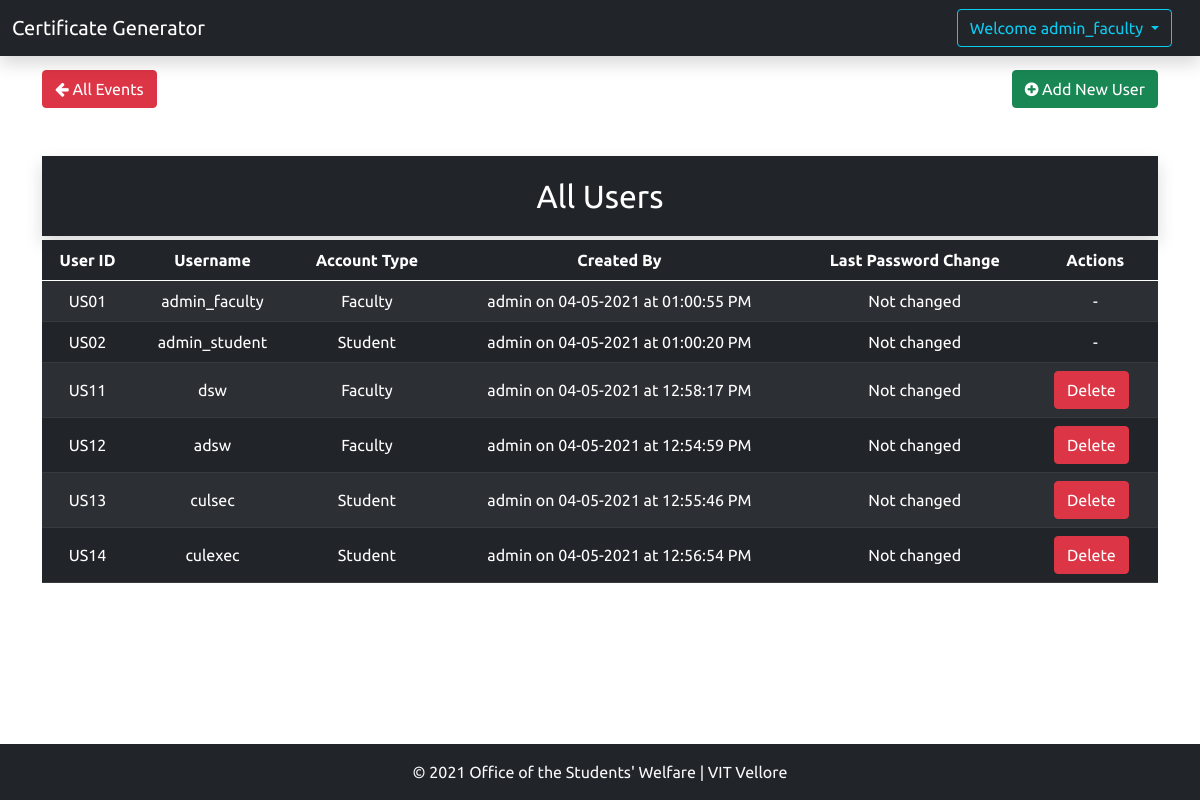
/users.php (signed in), run on the app's committed database.
### tables this page shows
CREATE TABLE `accounts` (
  `id` char(4) NOT NULL,
  `username` varchar(15) NOT NULL,
  `password` varchar(255) NOT NULL,
  `account_type` varchar(10) NOT NULL,
  `created_by` varchar(15) NOT NULL DEFAULT 'admin',
  `created_at` varchar(30) NOT NULL DEFAULT current_timestamp(),
  `password_changed_at` varchar(30) NOT NULL
);

### users.php (the view, shortened to what this page needs)
<?php
require_once 'dbConfig.php';
$loggedIn = TRUE;
$bg_color = "";
$welcome_btn_color = "btn-outline-info";
include 'header.php';
$SELECT_USERS = "SELECT * FROM accounts";
$stmt = $conn->query($SELECT_USERS);
$data_users = [];
if ($stmt->num_rows > 0) :
    while ($row = $stmt->fetch_assoc()) :
        $data_users[] = $row;
    endwhile;
endif;
?>
<div class="container" style="margin-top: 70px;">
    <button class="btn btn-danger loading_btn" type="button" onclick='location.href="home"'><i aria-hidden="true" class="fa fa-arrow-left"></i> All Events</button>
    <button class="btn btn-success float-end" type="button" data-bs-toggle="modal" data-bs-target="#add_user_form"><i aria-hidden="true" class="fa fa-plus-circle"></i> Add New User</button>
    <div class="bg-dark text-white p-3 shadow mt-5 text-center fs-2">
        <span>All Users</span>
    </div>
    <div class="table-responsive mt-1">
        <table class="table table-dark table-hover text-center table-striped">
            <thead>
                <tr class="align-middle">
                    <th>User ID</th>
                    <th>Username</th>
                    <th>Account Type</th>
                    <th>Created By</th>
                    <th>Last Password Change</th>
                    <th>Actions</th>
                </tr>
            </thead>
            <tbody id="organisers_table_body">
                <?php
                if (count($data_users) > 0) :
                    foreach ($data_users as $entry_user) :
                ?>
                        <tr class="align-middle">
                            <td><?= $entry_user['id']; ?></td>
                            <td><?= $entry_user['username']; ?></td>
                            <td><?php
                                if ($entry_user['account_type'] == "user") :
                                    echo "Student";
                                else :
                                    echo "Faculty";
                                endif;
                                ?></td>
                            <td><?= $entry_user['created_by'] . " on " . $entry_user['created_at']; ?></td>
                            <td>
                                <?php
                                if ($entry_user['password_changed_at'] == "") :
                                    echo "Not changed";
                                else :
                                    echo $entry_user['password_changed_at'];
                                endif;
                                ?>
                            </td>
                            <td>
                                <?php
                                if ($entry_user['id'] != $_SESSION['id'] && $entry_user['id'] != "US01" && $entry_user['id'] != "US02") :
                                ?>
                                    <a href="deleteUser?uid=<?= $entry_user['id']; ?>" class="delete_user">
                                        <button type="button" class="btn btn-danger me-2">Delete</button>
                                    </a>
                                <?php
                                else :
                                    echo "-";
                                endif;
                                ?>
                            </td>
                        </tr>
                <?php
                    endforeach;
                endif;
                ?>
            </tbody>
        </table>
    </div>
</div>
<?php
include 'footer.php';
?>

### header.php (shortened to what this page needs)
<!DOCTYPE html>
<html lang="en">
<head>
    <link href="https://cdn.jsdelivr.net/npm/bootstrap@5.0.0-beta3/dist/css/bootstrap.min.css" rel="stylesheet">
    <link rel="stylesheet" href="https://stackpath.bootstrapcdn.com/font-awesome/4.7.0/css/font-awesome.min.css">
    <link rel="stylesheet" href="css/style.css">
</head>
<body class="d-flex flex-column min-vh-100 <?php echo $bg_color; ?>">
    <nav class="navbar navbar-expand-lg navbar-dark bg-dark shadow fixed-top">
        <div class="container-fluid">
            <span class="navbar-brand"><?php
                                        if ($loggedIn) :
                                            echo "Certificate Generator";
                                        else :
                                            echo "Office of the Students' Welfare | VIT Vellore";
                                        endif;
                                        ?></span>
            <?php
            if ($loggedIn) {
            ?>
                <div class="dropdown me-3">
                    <button class="btn <?= $welcome_btn_color; ?> dropdown-toggle" type="button" id="dropdownMenuButton" data-bs-toggle="dropdown" aria-expanded="false">
                        Welcome <?= $_SESSION['user']; ?>
                    </button>
                </div>
            <?php
            }
            ?>
        </div>
    </nav>

### footer.php (shortened to what this page needs)
<footer class="mt-auto py-3 bg-dark">
    <div class="container text-center">
        <span class="text-light">&#169; <?php echo date('Y'); ?> Office of the Students' Welfare | VIT Vellore</span>
    </div>
</footer>
</body>
</html>

### css/style.css (style rules this page uses)
body { font-family: "Ubuntu", sans-serif; }

### data on the page
accounts: id "US01", username "admin_faculty", account_type "Faculty", created_by "admin", created_at "04-05-2021 at 01:00:55 PM", password_changed_at "Not changed"
accounts: id "US02", username "admin_student", account_type "Student", created_by "admin", created_at "04-05-2021 at 01:00:20 PM", password_changed_at "Not changed"
accounts: id "US11", username "dsw", account_type "Faculty", created_by "admin", created_at "04-05-2021 at 12:58:17 PM", password_changed_at "Not changed"
accounts: id "US12", username "adsw", account_type "Faculty", created_by "admin", created_at "04-05-2021 at 12:54:59 PM", password_changed_at "Not changed"
accounts: id "US13", username "culsec", account_type "Student", created_by "admin", created_at "04-05-2021 at 12:55:46 PM", password_changed_at "Not changed"
accounts: id "US14", username "culexec", account_type "Student", created_by "admin", created_at "04-05-2021 at 12:56:54 PM", password_changed_at "Not changed"

### other printed values
$_SESSION['user'] "admin_faculty"
